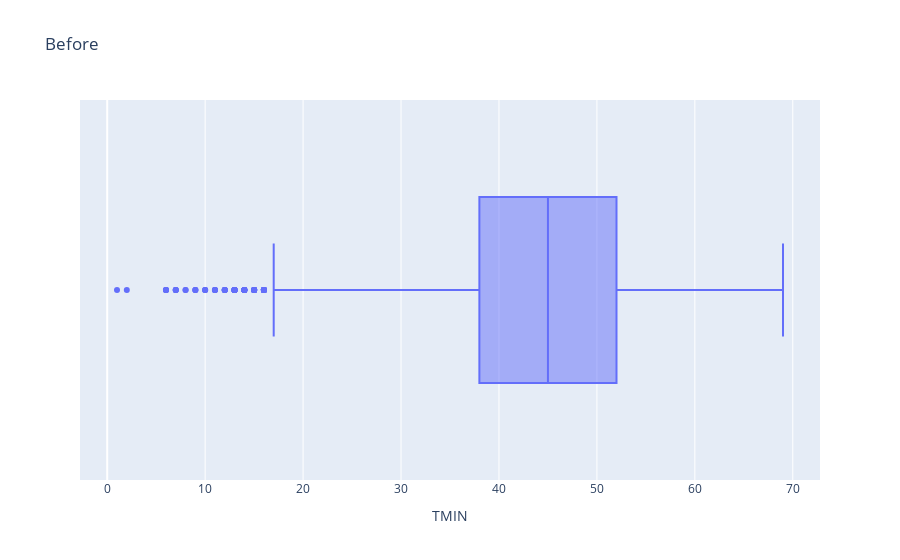
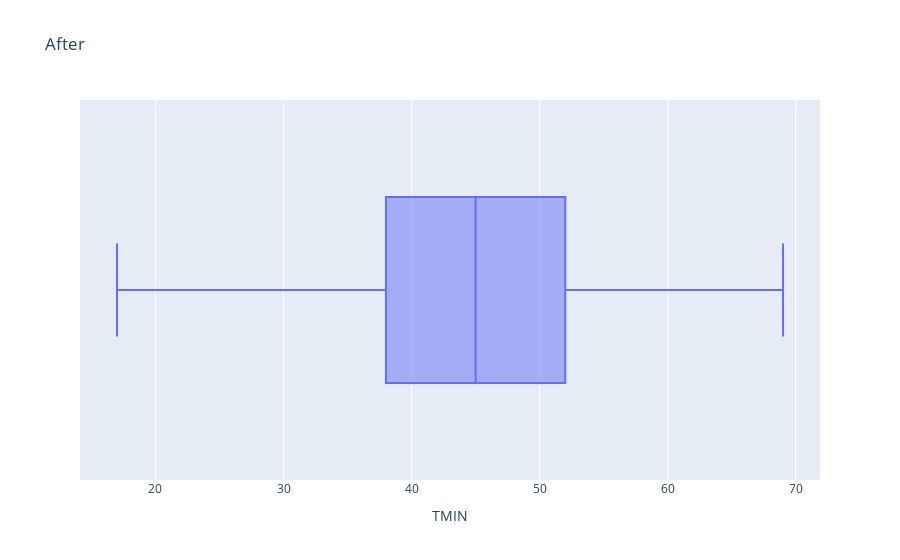

Notebook cell for these charts, in order:
### Code cell
fig=px.box(df, x="TMIN", title='Before');
fig.show()
outliers = df[(df['TMIN'] < Q1 - 1.5 * IQR) | (df['TMIN'] > Q3 + 1.5 * IQR)]
df = df.drop(outliers.index)
fig=px.box(df, x="TMIN", title='After');
fig.show()

### Figure 1 — Plotly figure (JSON) as saved in the notebook; plotly's stock layout.template omitted (floating-point values rounded to 4 significant figures; data arrays with more than 128 entries replaced by an {"elided": "..."} marker saying what was removed)
{"data": [{"alignmentgroup": "True", "hovertemplate": "TMIN=%{x}<extra></extra>", "legendgroup": "", "marker": {"color": "#636efa"}, "name": "", "notched": false, "offsetgroup": "", "orientation": "h", "showlegend": false, "type": "box", "x": {"elided": "21970 int values"}, "x0": " ", "xaxis": "x", "y0": " ", "yaxis": "y"}], "layout": {"autosize": true, "boxmode": "group", "legend": {"tracegroupgap": 0}, "title": {"text": "Before"}, "xaxis": {"anchor": "y", "autorange": true, "domain": [0, 1], "range": [-2.778, 72.78], "title": {"text": "TMIN"}, "type": "linear"}, "yaxis": {"anchor": "x", "autorange": true, "domain": [0, 1], "range": [-0.5, 0.5], "type": "category"}}}

### Figure 2 — Plotly figure (JSON) as saved in the notebook; plotly's stock layout.template omitted (floating-point values rounded to 4 significant figures; data arrays with more than 128 entries replaced by an {"elided": "..."} marker saying what was removed)
{"data": [{"alignmentgroup": "True", "hovertemplate": "TMIN=%{x}<extra></extra>", "legendgroup": "", "marker": {"color": "#636efa"}, "name": "", "notched": false, "offsetgroup": "", "orientation": "h", "showlegend": false, "type": "box", "x": {"elided": "21893 int values"}, "x0": " ", "xaxis": "x", "y0": " ", "yaxis": "y"}], "layout": {"autosize": true, "boxmode": "group", "legend": {"tracegroupgap": 0}, "title": {"text": "After"}, "xaxis": {"anchor": "y", "autorange": true, "domain": [0, 1], "range": [14.11, 71.89], "title": {"text": "TMIN"}, "type": "linear"}, "yaxis": {"anchor": "x", "autorange": true, "domain": [0, 1], "range": [-0.5, 0.5], "type": "category"}}}
